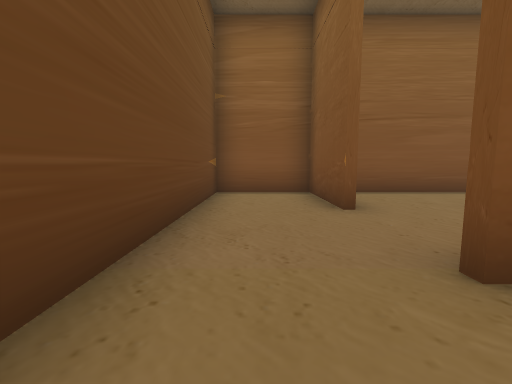
View 1 (above)

24 first-person views from a walk through a scene from a Unity 3-D project. The camera is 0.68 m above the floor, tilts 6° down and sees 90° across. Doors are open. The floor is counted in squares, 1 m on a side. Each view is taken from the middle of a square. On the plan, view 1 faces up. The plan holds only what a view shows up to about 9 squares ahead; the rest is blank. The place goes on beyond the plan.

View 2
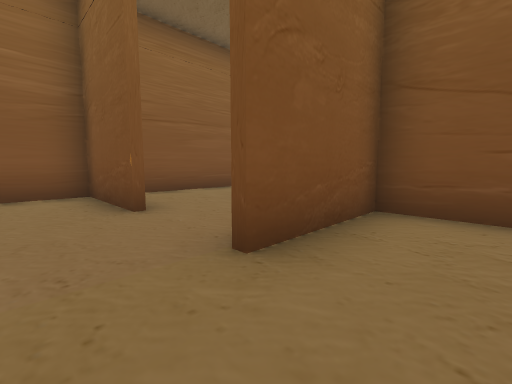

View 3
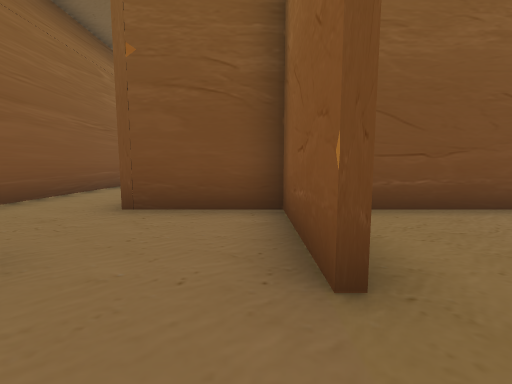

View 4
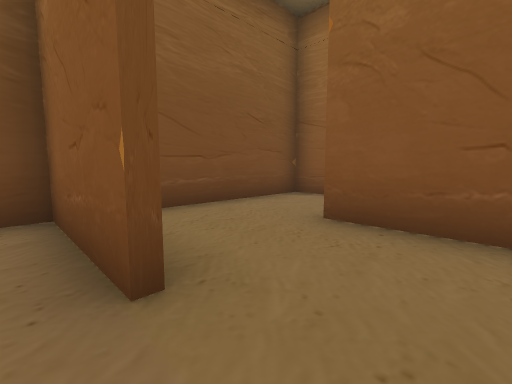

View 5
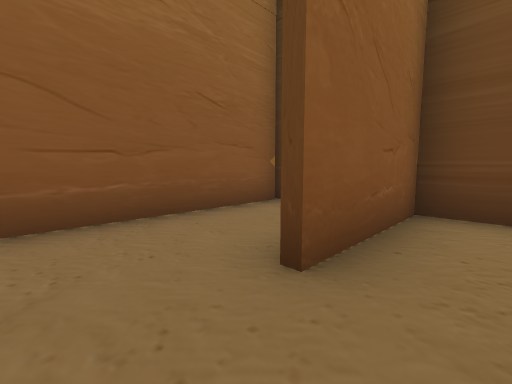

View 6
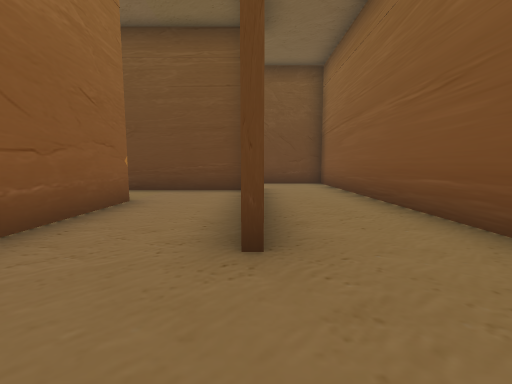

View 7
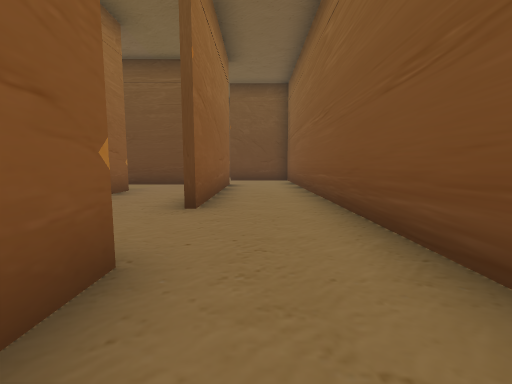

View 8
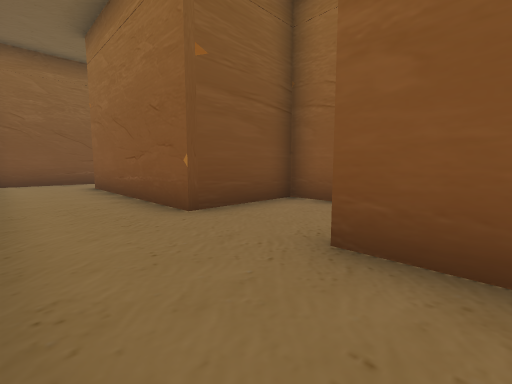

View 9
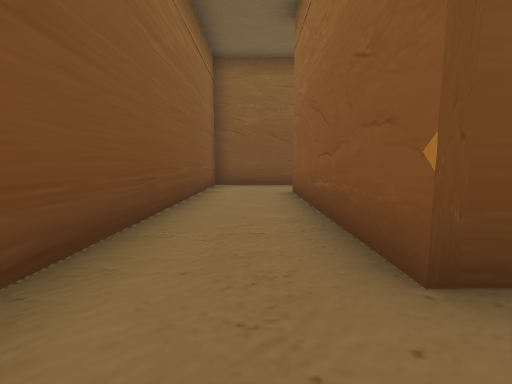

View 10
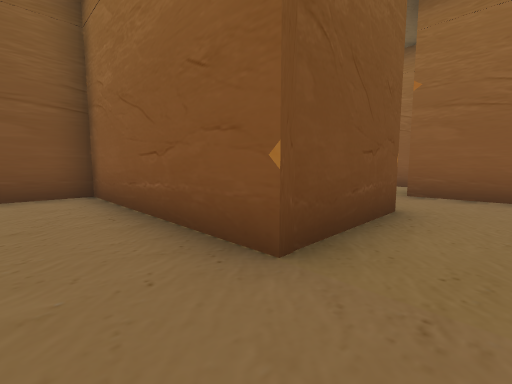

View 11
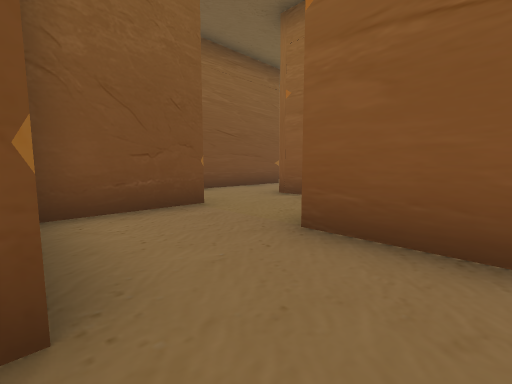

View 12
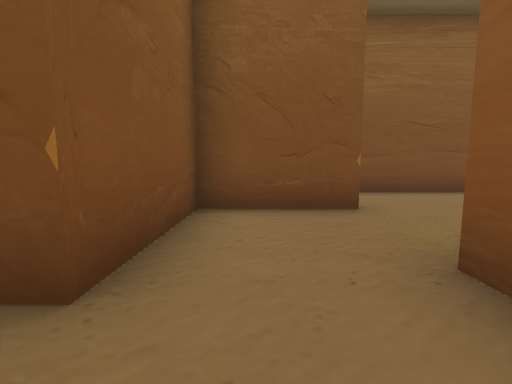

View 13
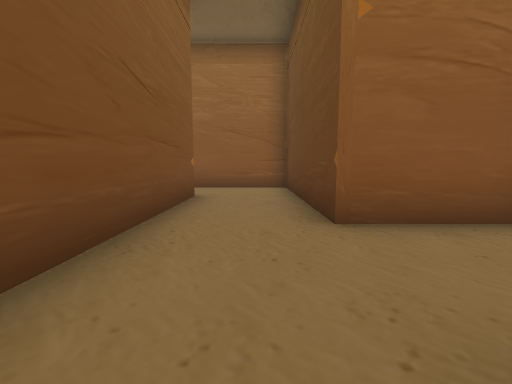

View 14
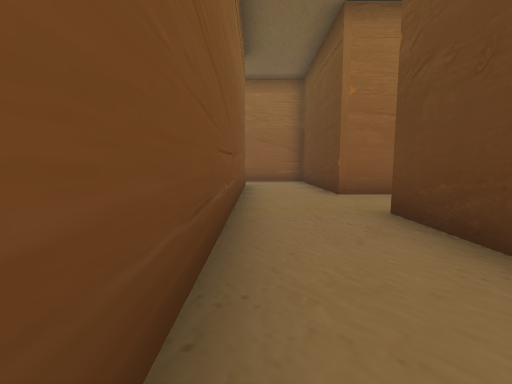

View 15
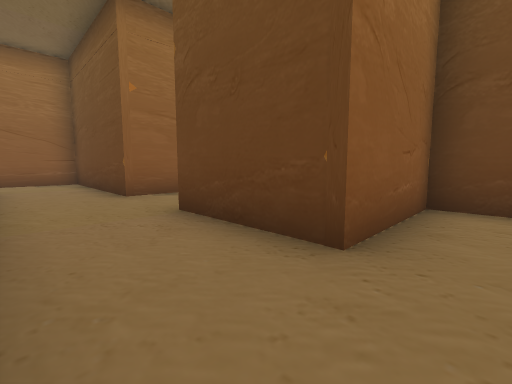

View 16
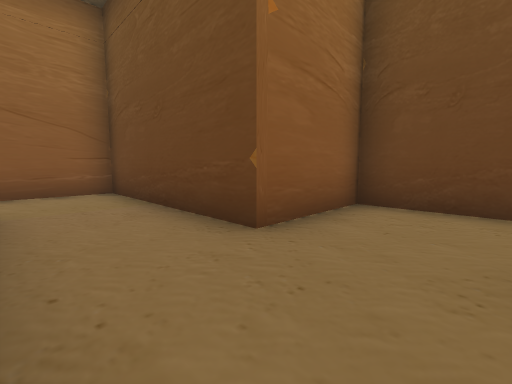

View 17
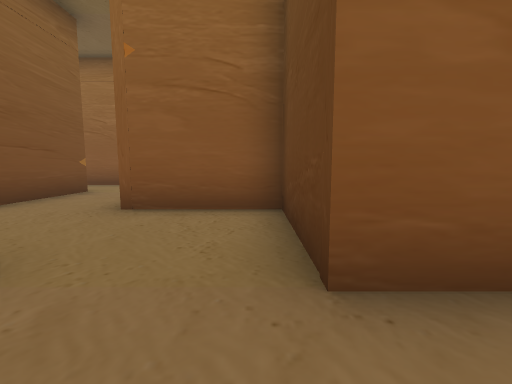

View 18
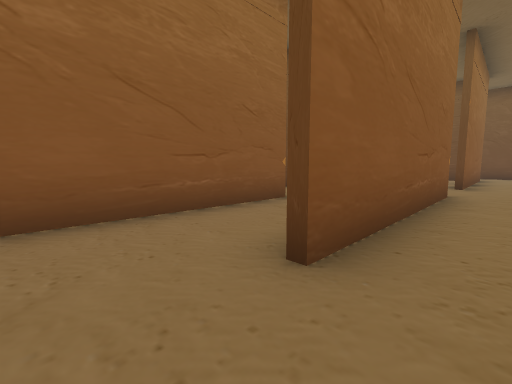

View 19
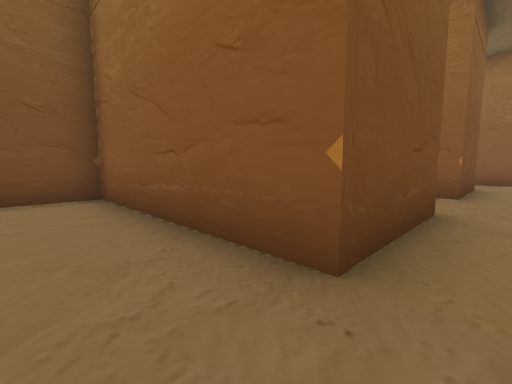

View 20
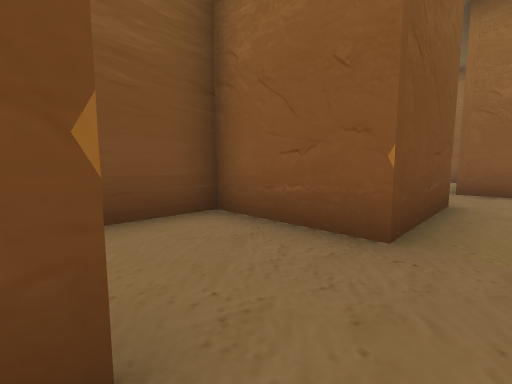

View 21
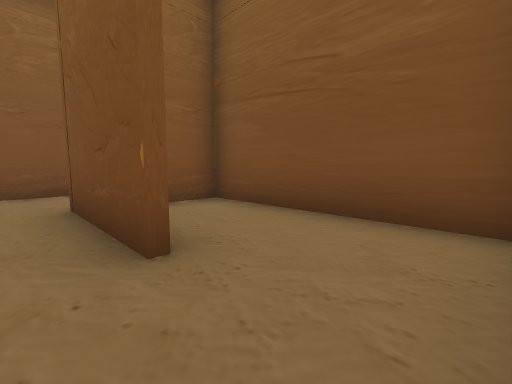

View 22
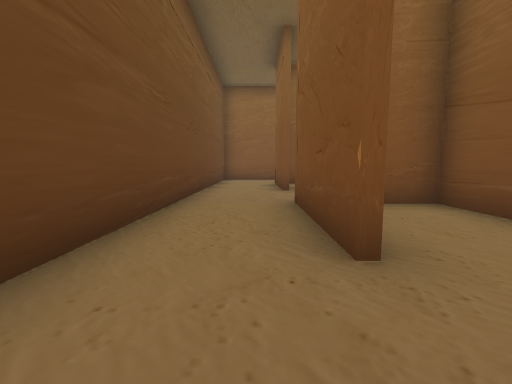

View 23
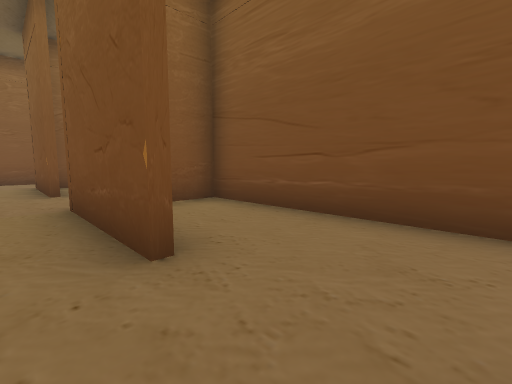

View 24
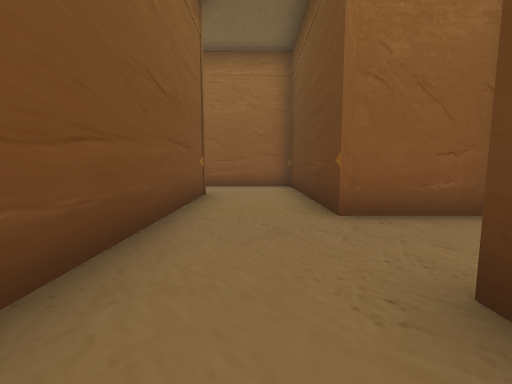

### Floor plan
Points are (right, up) in squares from view 1. A wall is a line through its corners. A room is listed if a view was taken in it or the views show most of it. See-through windows are left out.
Room 1 (views 1, 2, 5)
walls: (-1, 1.5) (-1, -0.9) (1.7, -0.9); (3.9, -0.6) (3.9, 0.9); (4, 1.4) (1.2, 1.4)
ways out: opening at (0.5, 1) to room 2; opening at (2.5, -1) to room 11
Room 2 (views 3, 4)
walls: (1.3, 3.8) (1.3, 6.4) (-1, 6.4) (-1, 1.5)
ways out: opening at (0.5, 1) to room 1; opening at (2, 2.5) to room 12
Room 3 (views 6, 10)
walls: (6.2, 1.6) (11.4, 1.6) (11.4, 4.1); (4.1, 3.6) (4.1, 1.5)
ways out: opening at (10.5, 4) to room 4; opening at (5, 1) to room 5
Room 4 (views 7, 8, 9, 18)
walls: (11.4, 4.1) (16.6, 4.1); (3.9, 4.1) (9.1, 4.1); (18.7, 4.5) (18.7, 6.4) (2, 6.4)
ways out: opening at (10.5, 4) to room 3; opening at (17.5, 4) to room 8; opening at (3, 4) to room 12
Room 5 (views 11, 12)
walls: (6.2, -1.1) (6.2, 1.6); (4.1, 1.5) (4.1, 0.5)
ways out: opening at (5, 1) to room 3; opening at (6, -2) to room 7
Room 6 (views 13, 14, 15, 16)
walls: (9.1, -5.9) (9.1, -10.8) (12.9, -10.8); (11.4, -8.6) (11.4, -0.3); (6.4, 0.1) (6.4, -0.9) (9.1, -0.9) (9.1, -3.6)
ways out: opening at (9, -4.5) to room 13
Room 7 (view 17)
walls: (8.9, -2.6) (8.9, -1.1) (6.2, -1.1); (4.9, -3.3) (6.6, -3.3)
ways out: opening at (6, -2) to room 5; opening at (8, -3) to room 13
Room 8 (views 19, 20, 21, 22, 23)
walls: (13.7, -1.2) (13.7, 1.6) (18.7, 1.6) (18.7, 4.5); (11.5, 1.1) (11.5, -6.6); (14.1, 3.9) (12.9, 3.9); (13.7, -6.2) (13.7, -3.3); (11.9, -8.4) (13.9, -8.4)
ways out: opening at (17.5, 4) to room 4; opening at (14, -7.5) to room 9; opening at (14, -2.5) to room 10
Room 9 (view 24)
walls: (13.9, -8.4) (13.9, -13.3) (15.6, -13.3); (16.2, -11) (16.2, -3.5) (15.2, -3.5)
ways out: opening at (14, -7.5) to room 8; opening at (16, -12)
Room 10 (no view inside)
walls: (13.7, -3.3) (16.2, -3.3) (16.2, 1.4) (14.1, 1.4)
ways out: opening at (14, -2.5) to room 8
Room 11 (no view inside)
walls: (-0.9, -3.3) (3.9, -3.3) (3.9, -0.6)
ways out: opening at (2.5, -1) to room 1
Room 12 (no view inside)
walls: (1.2, 1.6) (4, 1.6); (3.9, 0.9) (3.9, 4.1)
ways out: opening at (2, 2.5) to room 2; opening at (3, 4) to room 4
Room 13 (no view inside)
walls: (8.9, -3.6) (8.9, -2.6); (6.6, -3.3) (6.6, -5.9) (9.1, -5.9)
ways out: opening at (9, -4.5) to room 6; opening at (8, -3) to room 7

Where each view was taken, in squares from view 1:
view 1: 0 up, 0 right, facing up
view 2: 0 up, 0 right, facing up-right
view 3: 2 up, 0 right, facing right
view 4: 2 up, 0 right, facing down-right
view 5: 0 up, 3 right, facing down-left
view 6: 4 up, 11 right, facing left
view 7: 5 up, 13 right, facing left
view 8: 6 up, 8 right, facing down-right
view 9: 5 up, 10 right, facing right
view 10: 3 up, 5 right, facing down-right
view 11: 1 down, 5 right, facing down-right
view 12: 2 down, 5 right, facing right
view 13: 3 down, 10 right, facing down
view 14: 0 up, 11 right, facing down
view 15: 0 up, 11 right, facing down-left
view 16: 4 down, 11 right, facing down-left
view 17: 2 down, 7 right, facing down
view 18: 5 up, 18 right, facing down-left
view 19: 3 up, 13 right, facing down-right
view 20: 1 down, 13 right, facing down-right
view 21: 3 down, 13 right, facing up-right
view 22: 8 down, 13 right, facing up
view 23: 8 down, 13 right, facing up-right
view 24: 5 down, 15 right, facing down
